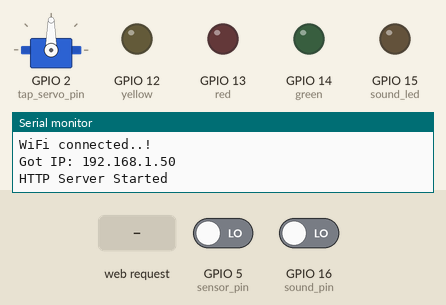
A sketch run on a simulated ESP8266 (NodeMCU). On the bench: servo, output pins drawn as LEDs (lit = HIGH), the last lines printed to the serial monitor. The inputs (shaded band) are chosen by the test bench; at power-on: GPIO 5 (sensor_pin) LOW, GPIO 16 (sound_pin) LOW. WiFi joins after 1.5 s; servers stay silent unless stated.

Above: at 3.3 s.
3.4 s: HTTP request GET /waterStatus received
At 4.6 s:
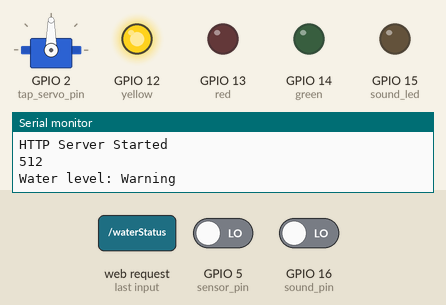
4.9 s: HTTP request GET /giveTreat received
At 5.5 s:
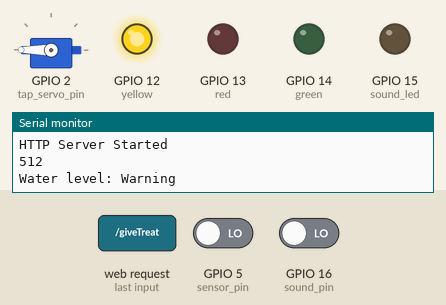
At 6.3 s:
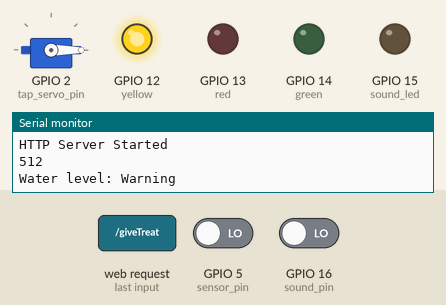
Timing chart, 0 to 7.9 s (numbered marks = the images above; inputs shaded):
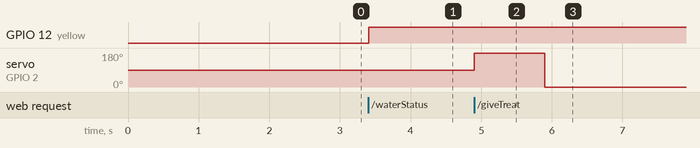

The sketch:

PetSitter.ino
```cpp
#include <ESP8266WiFi.h>
#include <ESP8266WebServer.h>
#include <Servo.h>

/* Put WiFi SSID & Password */
const char* ssid = "Airtel_sidh_8355";   // Enter SSID here
const char* password = "air73274"; // Enter Password here

ESP8266WebServer server(80);

Servo tap_servo;

int water_sensor = A0;
int water_level = 0;
int curr_water_level;
int prev_water_level = -1;
int sensor_pin = 5; //proximity
int tap_servo_pin = 2; //motor
int prox;
bool treatGiven = false;
int red = 13;
int green = 14;
int yellow = 12;
int sound_pin = 16;
int sound_led = 15;
int sound;
void setup() {
  Serial.begin(9600);
  delay(100);
  pinMode(sensor_pin, INPUT);
  tap_servo.attach(tap_servo_pin);
  pinMode(red, OUTPUT);
  pinMode(yellow, OUTPUT);
  pinMode(green,  OUTPUT);

  pinMode(sound_led,  OUTPUT);
  pinMode(sound_pin, INPUT);

  Serial.println("Connecting to ");
  Serial.println(ssid);

  // Connect to your local Wi-Fi network
  WiFi.begin(ssid, password);

  // Check if NodeMCU is connected to Wi-Fi network
  while (WiFi.status() != WL_CONNECTED) {
    delay(1000);
    Serial.print(".");
  }
  Serial.println("");
  Serial.println("WiFi connected..!");
  Serial.print("Got IP: ");
  Serial.println(WiFi.localIP());

  server.on("/", handle_OnConnect); // Register the handle_OnConnect function to handle requests to the root route
  server.on("/giveTreat", giveTreat);
  server.on("/status", handle_Status);
  server.on("/waterStatus", handle_WaterStatus);
  server.on("/soundStatus", handle_SoundStatus);

  server.onNotFound(handle_NotFound); // Handle requests to non-existent routes

  server.begin();
  Serial.println("HTTP Server Started");
}

void loop() {
  server.handleClient();

  int currentProx = digitalRead(sensor_pin);

  if (prox != currentProx) {
    prox = currentProx;
  }
  int currentSound = digitalRead(sound_pin);

  if (sound != currentSound) {
    sound = currentSound;
  }
}

void handle_Status() {
  String status;
  if (prox == 0) {
    status = "Dog is near";
  } else {
    status = "Dog is not near";
  }
  server.send(200, "text/plain", status);
}
void handle_SoundStatus() {
  String soundStatus;
  if (sound == 0) {
    soundStatus = "<h3 id='sound' style='color:green; background-color:grey;'>No sound</h3>\n";
  } else {
    soundStatus = "<h3 id='sound' style='color:red; background-color:grey;'>Sound detected</h3>\n";
  }
  server.send(200, "text/html", soundStatus);
}
void handle_WaterStatus(){
  water_level = analogRead(water_sensor);
  delay(10);
  Serial.println(water_level);
  String water_statement;
  if (water_level > 900) {
    curr_water_level = 2; // Good

  } else if (water_level < 100) {
    curr_water_level = 0; // Empty
  } else {
    curr_water_level = 1; // Warning
  }

  // Print water level status only when it shifts from one range to another
  if (curr_water_level != prev_water_level) {
    switch (curr_water_level) {
      case 0:
        Serial.println("Water level: Empty");
        water_statement = "<h3 id='water' style='color:red;background-color:grey;'>Water level: Empty </h3>\n";
        digitalWrite(red, HIGH);
        digitalWrite(yellow, LOW);
        digitalWrite(green, LOW);
        break;
      case 1:
        Serial.println("Water level: Warning");
        water_statement = "<h3 id='water' style='color:brown; background-color:grey;'>Water level: Warning </h3>\n";
        digitalWrite(red, LOW);
        digitalWrite(yellow, HIGH);
        digitalWrite(green, LOW);
        break;
      case 2:
        Serial.println("Water level: Good");
        water_statement = "<h3 id='water' style='color:green; background-color:grey;'>Water level: Good </h3>\n";
        digitalWrite(red, LOW);
        digitalWrite(yellow, LOW);
        digitalWrite(green, HIGH);
        break;
    }
    prev_water_level = curr_water_level; // Update previous status
    server.send(200, "text/html", water_statement);// Send the current status as plain text
  }
}


void giveTreat() {
  tap_servo.write(180);
  delay(1000);
  tap_servo.write(0); // Move the motor by 180 degrees
  treatGiven = true;
  //server.send(200, "text/plain", "Treat Dispensed"); // Send simple text response
  server.send(200, "text/html", updateWebpage());
}

void handle_NotFound() {
  server.send(404, "text/plain", "Not found");
}

String updateWebpage() {
  String ptr = "<!DOCTYPE html> <html>\n";
  ptr += "<head><meta name=\"viewport\" content=\"width=device-width, initial-scale=1.0, user-scalable=no\">\n";
  ptr += "<title>Pet Sitter</title>\n";
  ptr += "<style>html {font-family: Helvetica; display: inline-block; margin: 0px auto; text-align: center;}\n";
  ptr += "body{margin-top: 50px;} h1 {color: #444444;margin: 50px auto 30px;} h3 {color: #444444;margin-bottom: 50px;}\n";
  ptr += ".button {display: block;width: 80px;background-color: #1abc9c;border: none;color: white;padding: 13px 30px;text-decoration: none;font-size: 25px;margin: 0px auto 35px;cursor: pointer;border-radius: 4px;}\n";
  ptr += ".button-on {background-color: #3498db;}\n";
  ptr += ".button-on:active {background-color: #3498db;}\n";
  ptr += ".button-off {background-color: #34495e;}\n";
  ptr += ".button-off:active {background-color: #2c3e50;}\n";
  ptr += ".dog-near {color: red;}\n";
  // ptr += "#water {color: blue}";
  ptr += "</style>\n";
  ptr += "<script>"
        "updateWaterStatus();"
         "function updateStatus() {"
         "var xhttp = new XMLHttpRequest();"
         "xhttp.onreadystatechange = function() {"
         "if (this.readyState == 4 && this.status == 200) {"
         "document.getElementById('status').innerHTML = this.responseText;"
         "}"
         "};"
         "xhttp.open('GET', '/status', true);"
         "xhttp.send();"
         "}"
         "setInterval(updateStatus, 1000);"
         "function updateWaterStatus() {"
         "var xhttp = new XMLHttpRequest();"
         "xhttp.onreadystatechange = function() {"
         "if (this.readyState == 4 && this.status == 200) {"
         "document.getElementById('water').innerHTML = this.responseText;"
         "}"
         "};"
         "xhttp.open('GET', '/waterStatus', true);"
         "xhttp.send();"
         "}"
         "setInterval(updateWaterStatus, 1000);"
         "function updateSoundStatus() {"
         "var xhttp = new XMLHttpRequest();"
         "xhttp.onreadystatechange = function() {"
         "if (this.readyState == 4 && this.status == 200) {"
         "document.getElementById('sound').innerHTML = this.responseText;"
         "}"
         "};"
         "xhttp.open('GET', '/soundStatus', true);"
         "xhttp.send();"
         "}"
         "setInterval(updateSoundStatus, 1000);"
         "</script>\n";
  ptr += "</head>\n";
  ptr += "<body>\n";
  ptr += "<h1>Pet Sitter</h1>\n";
  ptr += "<p id='status'></p>\n";
  if (!treatGiven) {
    ptr += "<a class='button' href='/giveTreat'>Give Treat</a>\n";
  } else {
    ptr += "<h3>Treat Dispensed</h3>\n";
    ptr += "<a class='button' href='/'>Home Page</a>\n";
    ptr += "<script>"
         "updateWaterStatus();" // Call updateWaterStatus() once to populate the water level
         "</script>\n";
    treatGiven = false;
    prox = 1; // Reset proximity status
  }
  ptr += "<div id='water'></div>\n"; // Div to contain water level status
  ptr += "<script>"
         "updateWaterStatus();" // Call updateWaterStatus() once to populate the water level
         "</script>\n";
  ptr += "<div id='sound'></div>\n"; // Div to contain water level status
  ptr += "<script>"
         "updateSoundStatus();" // Call updateWaterStatus() once to populate the water level
         "</script>\n";
  ptr += "</body>\n";
  ptr += "</html>\n";
  return ptr;
}
void handle_OnConnect() {
  server.send(200, "text/html", updateWebpage());
}
```

Measured:
- after the input at 3.4 s, GPIO 12 (yellow): LOW → HIGH at once
- after the input at 4.9 s, servo on GPIO 2 (tap_servo_pin): 90° → 180° at once, → 0° 1.0 s later
